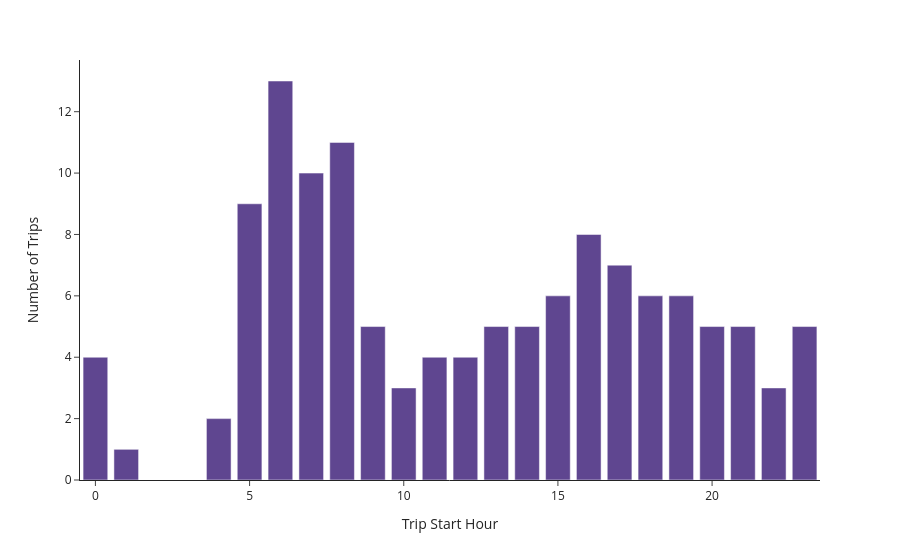

Write notebook code for a chart like this one.
### Code cell
DIRECTIONS = {'IB': '1', 'OB': '2'}

selected_route = '32'
selected_date = '2025-05-15'
selected_direction = 'IB'

dff = df_grouped.loc[
    (df_grouped["route"] == selected_route)
    & (df_grouped["trip_date"] == selected_date)
    & (df_grouped["direction"] == DIRECTIONS[selected_direction])
]

px.bar(
        dff,
        x="trip_start_hour",
        y="num_trips",
        template="simple_white",
        color_discrete_sequence=px.colors.qualitative.Prism,
        labels={"trip_start_hour": "Trip Start Hour", "num_trips": "Number of Trips"},
    )

### Figure 1 — Plotly figure (JSON) as saved in the notebook; plotly's stock layout.template omitted (floating-point values rounded to 4 significant figures)
{"data": [{"hovertemplate": "Trip Start Hour=%{x}<br>Number of Trips=%{y}<extra></extra>", "legendgroup": "", "marker": {"color": "rgb(95, 70, 144)", "pattern": {"shape": ""}}, "name": "", "orientation": "v", "showlegend": false, "textposition": "auto", "type": "bar", "x": [0, 1, 4, 5, 6, 7, 8, 9, 10, 11, 12, 13, 14, 15, 16, 17, 18, 19, 20, 21, 22, 23], "xaxis": "x", "y": [4, 1, 2, 9, 13, 10, 11, 5, 3, 4, 4, 5, 5, 6, 8, 7, 6, 6, 5, 5, 3, 5], "yaxis": "y"}], "layout": {"barmode": "relative", "legend": {"tracegroupgap": 0}, "margin": {"t": 60}, "xaxis": {"anchor": "y", "domain": [0, 1], "title": {"text": "Trip Start Hour"}}, "yaxis": {"anchor": "x", "domain": [0, 1], "title": {"text": "Number of Trips"}}}}
